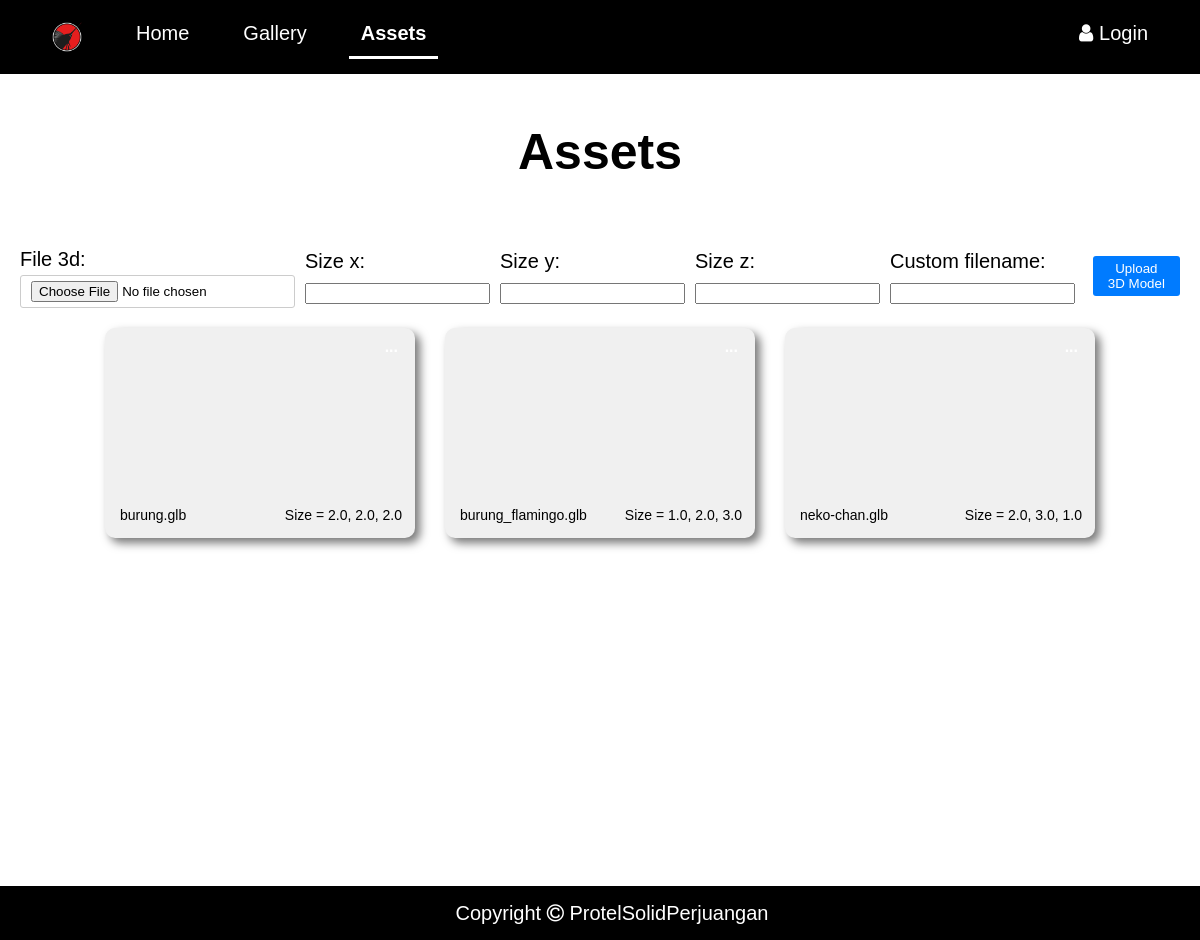
Before: /assets with the older database file.
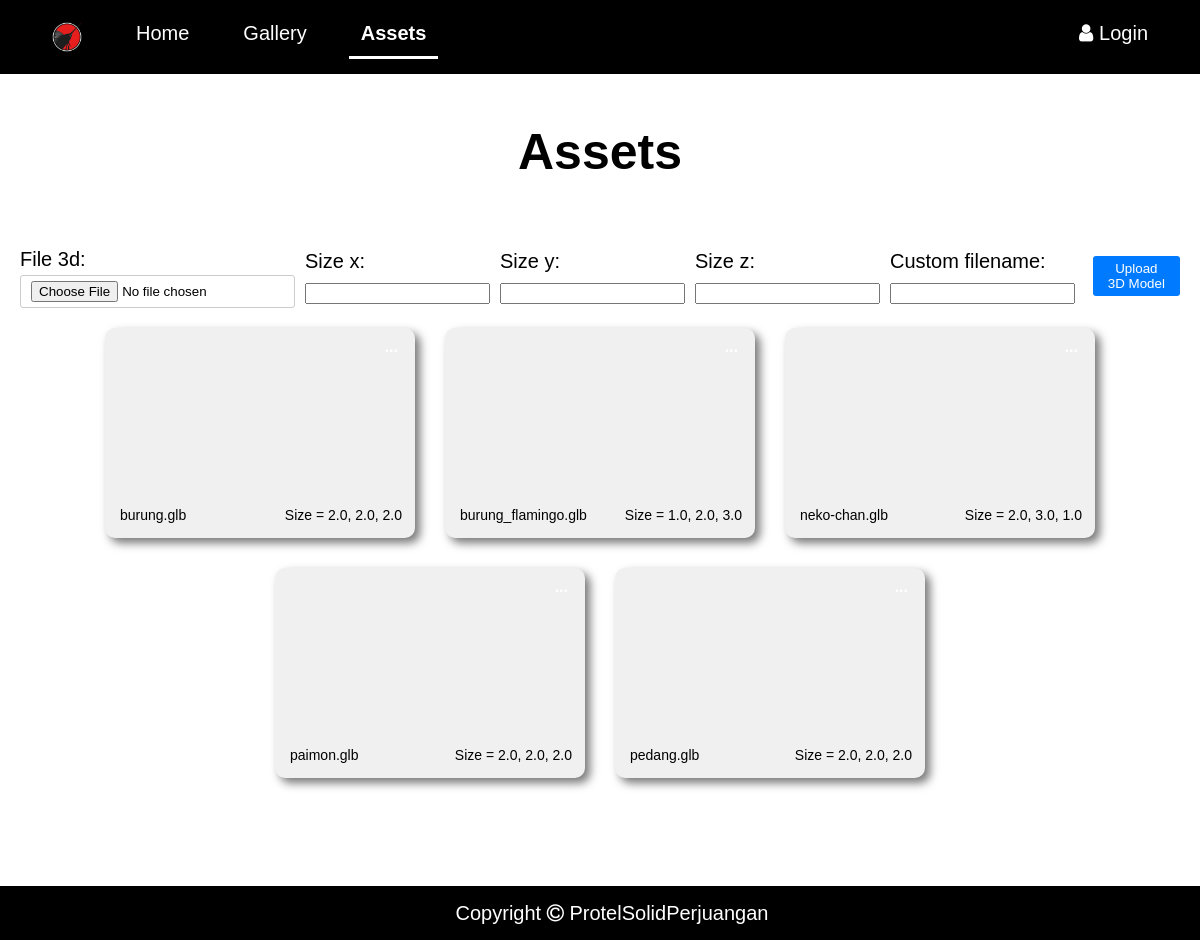
After: the same page with the newer database file.
### main/models.py (models this page shows, shortened)
class Model3D(models.Model):
    file_3d = models.FileField(upload_to=custom_upload_to)
    size_x = models.FloatField()
    size_y = models.FloatField()
    size_z = models.FloatField()
    custom_filename = models.CharField(max_length=255, blank=True, null=True)
    custom_json_filename = models.CharField(max_length=255, blank=True, null=True)

### main/views.py (the view)
# urls.py: path("assets", views.assets, name="assets"),
def assets(request):
    objects = Model3D.objects.all()
    if request.method == 'POST':
        if 'upload_file' in request.POST:
            form = Model3DForm(request.POST, request.FILES)
            if form.is_valid():
                model_3d = form.save(commit=False)
                custom_filename = form.cleaned_data.get('custom_filename')
                model_3d.custom_filename = custom_filename
                json_filename = f'{custom_filename}.json'
                model_3d.custom_json_filename = os.path.join('models/obj', json_filename)
                json_data = {
                    'custom_filename': model_3d.custom_filename,
                    'size_x': model_3d.size_x,
                    'size_y': model_3d.size_y,
                    'size_z': model_3d.size_z,
                }
                with open(os.path.join(settings.MEDIA_ROOT, 'models/obj', json_filename), 'w') as json_file:
                    json.dump(json_data, json_file, indent=2)
                model_3d.save()
                return redirect('assets')  # Replace with your actual redirect URL
        elif 'edit_file' in request.POST:
            object_id = request.POST.get('object_id')  # Ambil ID objek yang akan diedit
            edit_file = get_object_or_404(Model3D, id=object_id)
            form_edit = Edit3Dfile(request.POST, instance=edit_file)
            if form_edit.is_valid():
                form_edit.save()
                return redirect('assets')
            else:
                form_edit = Edit3Dfile()
    else:
        form = Model3DForm()
        form_edit = Edit3Dfile()
    return render(request, 'assets.html', {'form': form, 'form_edit':form_edit, 'objects': objects})

### main/forms.py
class Model3DForm(forms.ModelForm):
    class Meta:
        model = Model3D
        fields = ['file_3d', 'size_x', 'size_y', 'size_z', 'custom_filename']

class Edit3Dfile(forms.ModelForm):
    class Meta:
        model = Model3D
        fields = ['size_x', 'size_y', 'size_z', 'custom_filename']

### main/templatetags/custom_filters.py (called while the page is built)
@register.filter(name='basename')
def get_basename(value):
    return basename(value)

### main/templates/assets.html (shortened to what this page needs)
<!DOCTYPE html>
<html lang="en">
<head>
    <link rel="stylesheet" href="../static/style2.css">
    <link rel="stylesheet" href="https://cdnjs.cloudflare.com/ajax/libs/font-awesome/4.7.0/css/font-awesome.min.css">
</head>
{% load static %}
{% load custom_filters%}
<body>
    <div class="header">
        <a href="home" class="logo"><img src="../static/image/logo_protel.png" alt=""></a>
        <a href="home">Home</a>
        <a href="gallery">Gallery</a>
        <a class="active" href="assets">Assets</a>
        <div class="header-right">
            <a href="./accounts/login">
                <i class ="fa fa-fw fa-user" style="color: white;"></i>Login</a>
        </div>
    </div>
<div class="main-container">
    <div>
        <h1>Assets</h1>
    </div>
    <form method="post" enctype="multipart/form-data" class="custom-upload-form">
        {{ form.as_p }}
        <button type="submit" name="upload_file">Upload 3D Model</button>
    </form>
<div class="object-container">
    {% for object in objects %}
    <div class="object-box">
        <div class="model-display"  id="{{object.id}}">
        </div>
        <div class="model-label">
            <span class="filename">{{ object.file_3d.url|basename }}</span>
            <span class="size">Size = {{ object.size_x }}, {{ object.size_y }}, {{ object.size_z }}</span>
          </div>
        <div class="dropdown">
            <button onclick="myFunction('{{object.id}}')" class="dropbtn">...</button>
        </div>
    </div>
    {% endfor %}
</div>
    <div class="footer">
        <p>Copyright <i class="fa fa-copyright"></i> ProtelSolidPerjuangan</p>
    </div>
</body>
</html>

Changed rows visible on the page:
added Model3D: file_3d|basename "paimon.glb", size_x "2.0", size_y "2.0", size_z "2.0"
added Model3D: file_3d|basename "pedang.glb", size_x "2.0", size_y "2.0", size_z "2.0"
